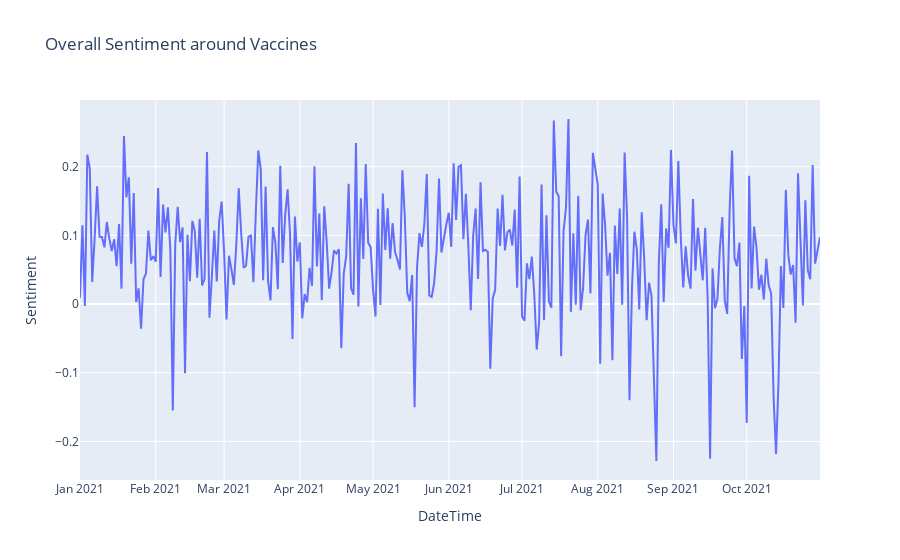

The cell this chart's notebook holds for it:
### Code cell
import plotly.express as px
total=pd.DataFrame()
total['DateTime'] = sorted(deep['DateTime'].unique())
senti=list()
for date in total['DateTime']:
    senti.append(deep[deep['DateTime']==date].polarity.mean())
total['Sentiment']=senti
fig = px.line(total, x="DateTime", y="Sentiment", title='Overall Sentiment around Vaccines')
fig.show()

### Figure 1 — Plotly figure (JSON) as saved in the notebook; plotly's stock layout.template omitted (floating-point values rounded to 4 significant figures; data arrays with more than 128 entries replaced by an {"elided": "..."} marker saying what was removed)
{"data": [{"hovertemplate": "DateTime=%{x}<br>Sentiment=%{y}<extra></extra>", "legendgroup": "", "line": {"color": "#636efa", "dash": "solid"}, "marker": {"symbol": "circle"}, "mode": "lines", "name": "", "orientation": "v", "showlegend": false, "type": "scatter", "x": {"elided": "303 str values"}, "xaxis": "x", "y": {"elided": "303 float values"}, "yaxis": "y"}], "layout": {"legend": {"tracegroupgap": 0}, "title": {"text": "Overall Sentiment around Vaccines"}, "xaxis": {"anchor": "y", "domain": [0, 1], "title": {"text": "DateTime"}}, "yaxis": {"anchor": "x", "domain": [0, 1], "title": {"text": "Sentiment"}}}}
